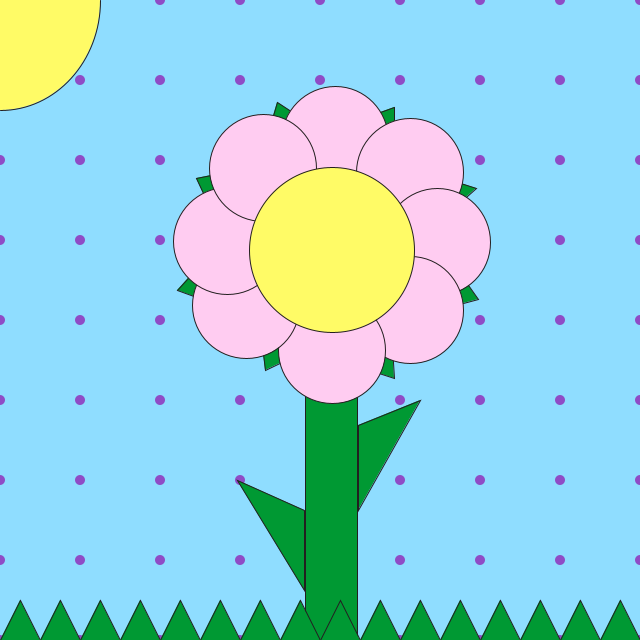
Frame 1 (no input)
Frame 60 (the mouse pressed at the canvas centre just before this capture): identical to frame 1, image omitted
Frame 120 (the mouse held since frame 60 and released just before this capture): identical to frame 1, image omitted

The Processing sketch that drew this single still picture (run headless with seeded random() and noise(); from frame 60 on, the mouse is pressed at the canvas centre):

// Processing sketch: processing_182491
// ── processing_182491.pde

void setup() {
  size(640, 640);
  noStroke();
}

void draw() {
  background(#8FDDFF);
  noStroke();
  fill(#8F4CC6);
  for (int i = 0; i < 640; i++) {
  for (int j = 0; j < 640; j++) {
    ellipse(80*i, 80*j, 10, 10);
  }
}

  /* mini triangles */
  fill(#009933);
  strokeWeight(1);
  stroke(35, 31, 32);
  triangle(394, 107, 394, 131, 369, 116);

  fill(#009933);
  strokeWeight(1);
  stroke(35, 31, 32);
  triangle(476, 188, 426, 172, 440, 220);

  fill(#009933);
  strokeWeight(1);
  stroke(35, 31, 32);
  triangle(478, 299, 432, 234, 418, 315);

  fill(#009933);
  strokeWeight(1);
  stroke(35, 31, 32);
  triangle(394, 378, 390, 315, 200, 315);

  fill(#009933);
  strokeWeight(1);
  stroke(35, 31, 32);
  triangle(265, 370, 315, 346, 261, 337);

  fill(#009933);
  strokeWeight(1);
  stroke(35, 31, 32);
  triangle(177, 290, 196, 269, 210, 302);

  fill(#009933);
  strokeWeight(1);
  stroke(35, 31, 32);
  triangle(196, 178, 221, 173, 211, 210);

  fill(#009933);
  strokeWeight(1);
  stroke(35, 31, 32);
  triangle(277, 102, 306, 121, 269, 129);
  /* end mini triangles */

  /* rectangle */
  fill(#009933);
  strokeWeight(1);
  stroke(35, 31, 32);
  rect(305, 264, 52, 375);
  /* end rectangle */

  /* petals */
  fill(#FFCCF1);
  strokeWeight(1);
  stroke(35, 31, 32);
  ellipse(335, 140, 107, 107);


  fill(#FFCCF1);
  strokeWeight(1);
  stroke(35, 31, 32);
  ellipse(410, 172, 107, 107);

  fill(#FFCCF1);
  strokeWeight(1);
  stroke(35, 31, 32);
  ellipse(437, 242, 107, 107);

  fill(#FFCCF1);
  strokeWeight(1);
  stroke(35, 31, 32);
  ellipse(410, 310, 107, 107);

  fill(#FFCCF1);
  strokeWeight(1);
  stroke(35, 31, 32);
  ellipse(332, 350, 107, 107);

  fill(#FFCCF1);
  strokeWeight(1);
  stroke(35, 31, 32);
  ellipse(246, 305, 107, 107);

  fill(#FFCCF1);
  strokeWeight(1);
  stroke(35, 31, 32);
  ellipse(227, 241, 107, 107);

  fill(#FFCCF1);
  strokeWeight(1);
  ellipse(263, 168, 107, 107);
  /* end petals */

  /* yellow center */
  fill(#FFFB66);
  strokeWeight(1);
  stroke(35, 31, 32);
  ellipse(332, 250, 165, 165);
  /* end yellow center */

  /* sides */
  fill(#009933);
  strokeWeight(1);
  stroke(35, 31, 32);
  triangle(358, 425, 358, 510, 420, 400);

  fill(#009933);
  strokeWeight(1);
  stroke(35, 31, 32);
  triangle(304, 510, 304, 590, 237, 480);
  /* end sides */

  /*sun */
  fill(#FFFB66);
  strokeWeight(1);
  stroke(35, 31, 32);
  arc(0, 0, 200, 220, 0, HALF_PI);
  /* end sun */

  /* grass */
  fill(#009933);
  strokeWeight(1);
  stroke(35, 31, 32);
  triangle(0, 640, 40, 640, 20, 600);
  triangle(40, 640, 80, 640, 60, 600);
  triangle(80, 640, 120, 640, 100, 600);
  triangle(120, 640, 160, 640, 140, 600);
  triangle(160, 640, 200, 640, 180, 600);
  triangle(200, 640, 240, 640, 220, 600);
  triangle(240, 640, 280, 640, 260, 600);
  triangle(280, 640, 320, 640, 300, 600);
  triangle(320, 640, 360, 640, 340, 600);
  triangle(360, 640, 400, 640, 380, 600);
  triangle(400, 640, 440, 640, 420, 600);
  triangle(440, 640, 480, 640, 460, 600);
  triangle(480, 640, 520, 640, 500, 600);
  triangle(520, 640, 560, 640, 540, 600);
  triangle(560, 640, 600, 640, 580, 600);
  triangle(600, 640, 640, 640, 620, 600);
  /* end grass */

}
